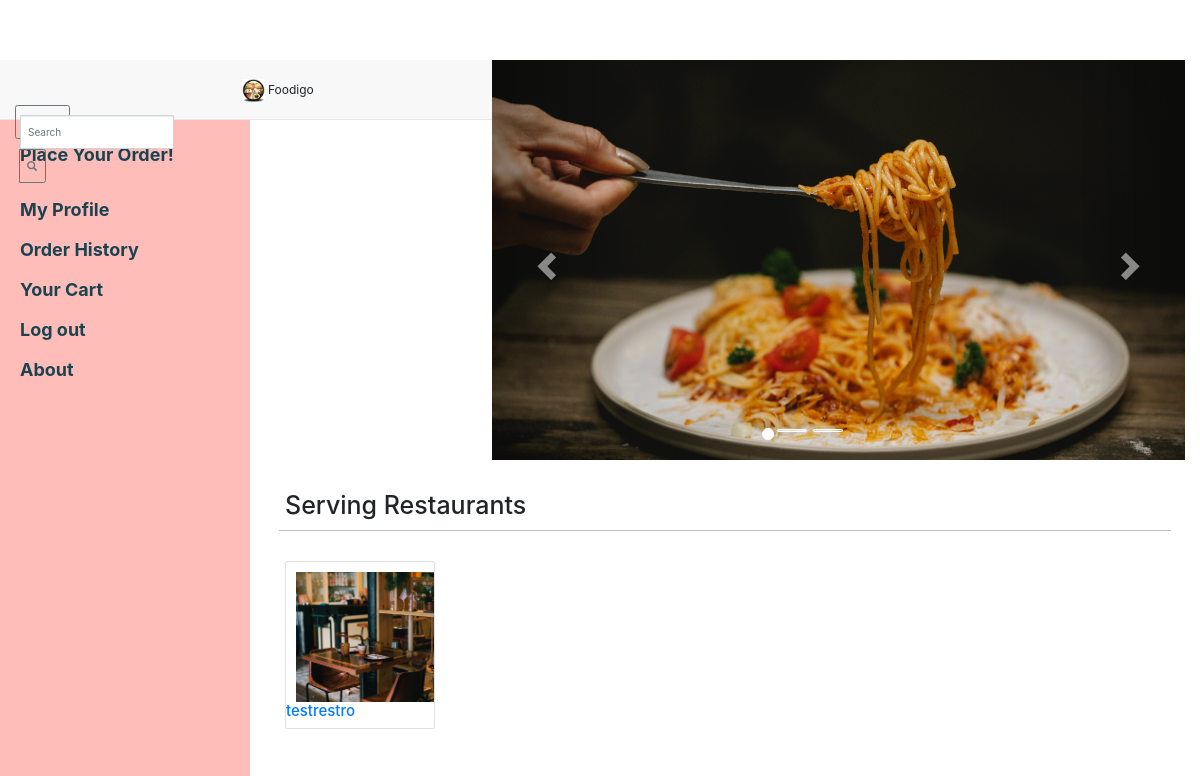
Page / (signed in) on the earlier database version.
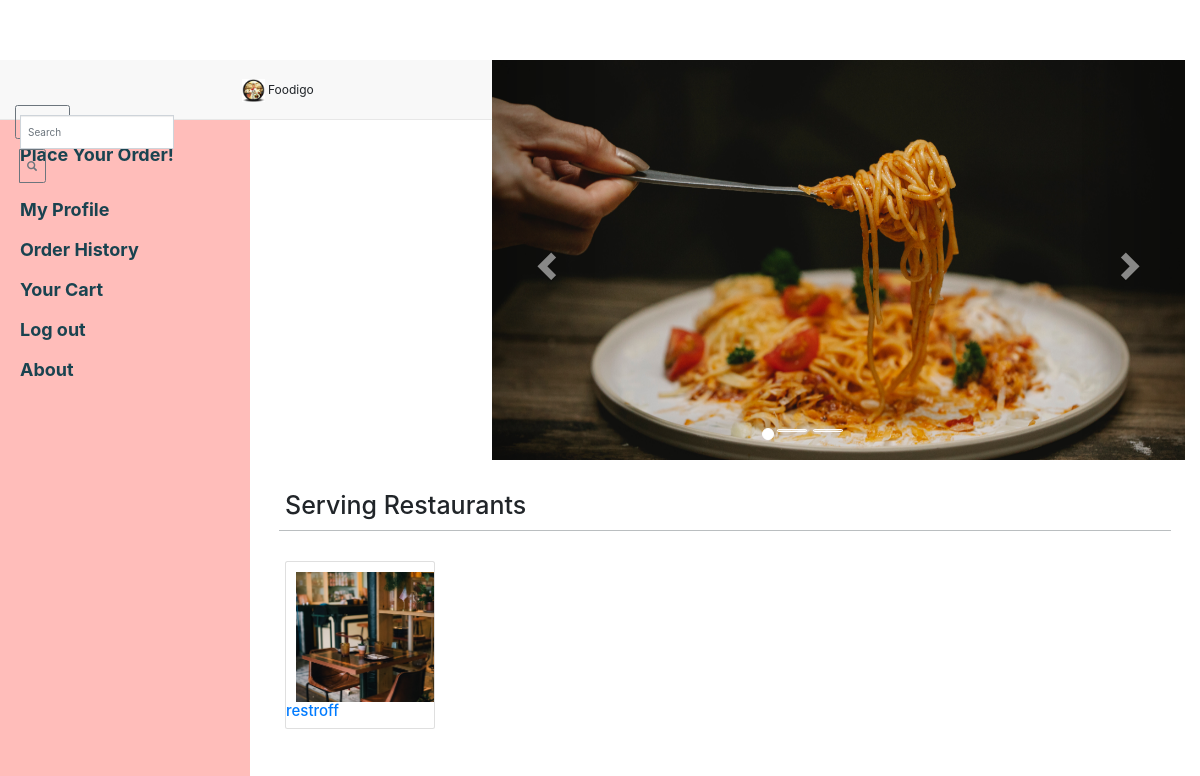
Same page on the later database version.
### foodspark/models.py (models this page shows, shortened)
class Restaurant(models.Model):
	email = models.EmailField(primary_key = True)
	password = models.CharField(max_length=100)
	name = models.CharField(max_length=200)
	address = models.TextField()
	RES_TYPE = (
		('B','Bar'),
		('R','Restaurant'),
		('C','Cafe')
	)
	res_type = models.CharField(max_length=1,choices = RES_TYPE,default = 'R')
	cuisine = models.CharField(null = True, max_length=100)
	city = models.CharField(max_length = 100,null = True)
	phone_regex = RegexValidator(regex=r'^\+?1?\d{9,15}$', message="Phone number must be entered in the format: '+999999999'. Up to 15 digits allowed.") #############look into regex
	phone = models.CharField(validators=[phone_regex],max_length=15,blank = True)
	imgurl = models.CharField(max_length=1000,null=True)

### foodspark/views.py (the view, shortened to what this page needs)
# urls.py: 2. Add a URL to urlpatterns:  path('', views.home, name='home')
def home(request):
    if 'id' in request.session.keys():
        if request.session['type'] == 'customer':
            foodlist = FoodItem.objects.all().order_by('-ordercount')[:5]
            restaurants = Restaurant.objects.order_by('name')
            context = {
                'customer': Customer.objects.get(email=request.session['id']),
                'restaurants': restaurants,
                'foodlist': foodlist,
                'count': 1
            }
            return render(request, 'foodspark/userhome.html', context)
    else:
        return render(request, "foodspark/login.html")

### foodspark/templates/foodspark/userhome.html (shortened to what the changed rows need)
<!DOCTYPE html>
<html lang="en">
<head>
    <link href="/static/css/bootstrap.min.css" rel="stylesheet">
    <link href="/static/css/mystyle.css" rel="stylesheet">
    <link href="/static/css/simple-sidebar2.css" rel="stylesheet">
    <link rel="stylesheet" href="https://maxcdn.bootstrapcdn.com/bootstrap/4.0.0-alpha.2/css/bootstrap.min.css">
</head>
<body>
    <div id="wrapper">
        <div id="page-content-wrapper" style="padding:0; margin:0;">
            <div class="container-fluid">
                <h1 style="padding-left: 20px;">Serving Restaurants</h1>
                {% if count == 1 %}
                <div id="terabaaphumain">
                    <div class="rest_details lefty" style="float:left;">
                        <div class="row">
                            {% if restaurants %}
                            {% for restaurant in restaurants %}
                            {% if restaurant.name != "Dominos" and restaurant.name != "McDonalds" and restaurant.name != "PizzaHut" and restaurant.name != "Subway" and restaurant.name != "BurgerKing"  %}
                            <div class="col-sm-4">
                                <div class="card" style="width: 15rem;">
                                    <a href = "/restaurant/{{restaurant.name}}"><img class="card-img-top" src="/static/img/bg1.jpg" alt="Card image cap"></a>
                                    <div class="card-block">
                                        <h4 class="card-title"><a href = "/restaurant/{{restaurant.name}}">{{restaurant.name}}</a></h4>
                                    </div>
                                </div>
                            </div>
                            {% endif %}
                            {% endfor %}
                            {% endif %}
                        </div>
                    </div>
                {% endif %}
                </div>
            </div>
        </div>
    </div>
</body>
</html>

Differences in the rows shown:
changed Restaurant: name "testrestro" → "restroff"
